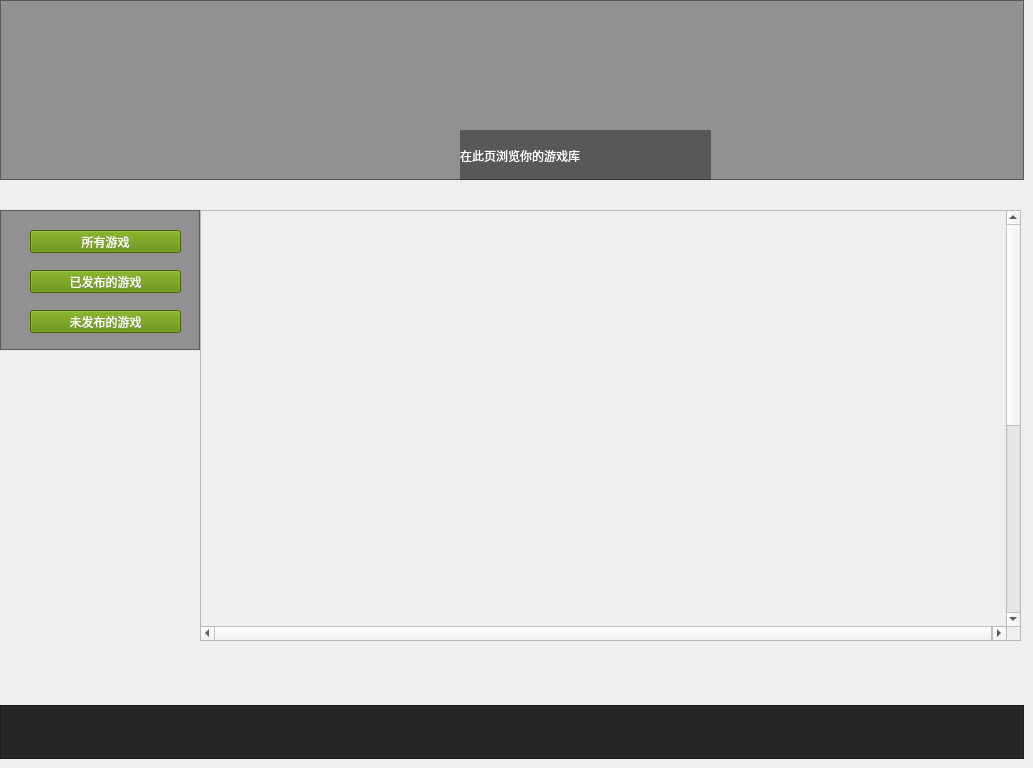
      <widget class="QWidget" name="page_manageGame">
       <widget class="QFrame" name="frame_14">
        <property name="geometry">
         <rect>
          <x>0</x>
          <y>0</y>
          <width>1024</width>
          <height>180</height>
         </rect>
        </property>
        <property name="styleSheet">
         <string notr="true">background-color: rgba(0, 0, 0, 100);  </string>
        </property>
        <property name="frameShape">
         <enum>QFrame::StyledPanel</enum>
        </property>
        <property name="frameShadow">
         <enum>QFrame::Raised</enum>
        </property>
        <widget class="QPushButton" name="pushButton_10">
         <property name="geometry">
          <rect>
           <x>20</x>
           <y>10</y>
           <width>160</width>
           <height>160</height>
          </rect>
         </property>
         <property name="styleSheet">
          <string notr="true">border-radius: 80px;
	background-color: rgba(0, 0, 0, 0);  </string>
         </property>
         <property name="text">
          <string/>
         </property>
         <property name="icon">
          <iconset resource="resgame_system.qrc">
           <normaloff>:/icon/u=157358869,2307745509&amp;fm=217&amp;app=126&amp;size=f242,150&amp;n=0&amp;f=PNG.png</normaloff>:/icon/u=157358869,2307745509&amp;fm=217&amp;app=126&amp;size=f242,150&amp;n=0&amp;f=PNG.png</iconset>
         </property>
         <property name="iconSize">
          <size>
           <width>320</width>
           <height>320</height>
          </size>
         </property>
        </widget>
        <widget class="QLabel" name="label_Show_UserName_4">
         <property name="geometry">
          <rect>
           <x>193</x>
           <y>59</y>
           <width>581</width>
           <height>71</height>
          </rect>
         </property>
         <property name="styleSheet">
          <string notr="true">	background-color: rgba(0, 0, 0, 0);  
font: 40pt &quot;华光胖头鱼_CNKI&quot;;</string>
         </property>
         <property name="text">
          <string/>
         </property>
        </widget>
        <widget class="QLabel" name="label">
         <property name="geometry">
          <rect>
           <x>460</x>
           <y>130</y>
           <width>251</width>
           <height>51</height>
          </rect>
         </property>
         <property name="styleSheet">
          <string notr="true">background-color: rgba(0, 0, 0，0);  
font: 18pt &quot;华文彩云&quot;;
color: rgb(255, 255, 255);
	</string>
         </property>
         <property name="text">
          <string>在此页浏览你的游戏库</string>
         </property>
        </widget>
       </widget>
       <widget class="QScrollArea" name="scrollArea_ManageGame">
        <property name="geometry">
         <rect>
          <x>200</x>
          <y>210</y>
          <width>821</width>
          <height>431</height>
         </rect>
        </property>
        <property name="widgetResizable">
         <bool>false</bool>
        </property>
        <widget class="QWidget" name="scrollAreaWidgetContents_manageGame">
         <property name="geometry">
          <rect>
           <x>0</x>
           <y>0</y>
           <width>806</width>
           <height>800</height>
          </rect>
         </property>
        </widget>
       </widget>
       <widget class="QPushButton" name="pushButton_UnsetGames">
        <property name="geometry">
         <rect>
          <x>30</x>
          <y>310</y>
          <width>151</width>
          <height>23</height>
         </rect>
        </property>
        <property name="styleSheet">
         <string notr="true">QPushButton {
         background-color: rgb(92, 138, 0);
	color: rgb(255, 255, 255);
     }</string>
        </property>
        <property name="text">
         <string>未发布的游戏</string>
        </property>
       </widget>
       <widget class="QPushButton" name="pushButton_SettedGames">
        <property name="geometry">
         <rect>
          <x>30</x>
          <y>270</y>
          <width>151</width>
          <height>23</height>
         </rect>
        </property>
        <property name="styleSheet">
         <string notr="true">QPushButton {
         background-color: rgb(92, 138, 0);
	color: rgb(255, 255, 255);
     }</string>
        </property>
        <property name="text">
         <string>已发布的游戏</string>
        </property>
       </widget>
       <widget class="QPushButton" name="pushButton_AllGames">
        <property name="geometry">
         <rect>
          <x>30</x>
          <y>230</y>
          <width>151</width>
          <height>23</height>
         </rect>
        </property>
        <property name="styleSheet">
         <string notr="true">QPushButton {
         background-color: rgb(92, 138, 0);
	color: rgb(255, 255, 255);
     }</string>
        </property>
        <property name="text">
         <string>所有游戏</string>
        </property>
       </widget>
       <widget class="QListWidget" name="listWidget_4">
        <property name="geometry">
         <rect>
          <x>0</x>
          <y>210</y>
          <width>200</width>
          <height>140</height>
         </rect>
        </property>
        <property name="styleSheet">
         <string notr="true">background-color: rgba(0, 0, 0, 100);  </string>
        </property>
       </widget>
       <widget class="QFrame" name="menu_4">
        <property name="geometry">
         <rect>
          <x>0</x>
          <y>705</y>
          <width>1024</width>
          <height>54</height>
         </rect>
        </property>
        <property name="sizePolicy">
         <sizepolicy hsizetype="Preferred" vsizetype="Preferred">
          <horstretch>0</horstretch>
          <verstretch>1</verstretch>
         </sizepolicy>
        </property>
        <property name="styleSheet">
         <string notr="true">background-color: rgb(38, 38, 38);</string>
        </property>
        <property name="frameShape">
         <enum>QFrame::StyledPanel</enum>
        </property>
        <property name="frameShadow">
         <enum>QFrame::Raised</enum>
        </property>
       </widget>
       <zorder>listWidget_4</zorder>
       <zorder>frame_14</zorder>
       <zorder>scrollArea_ManageGame</zorder>
       <zorder>pushButton_UnsetGames</zorder>
       <zorder>pushButton_SettedGames</zorder>
       <zorder>pushButton_AllGames</zorder>
       <zorder>menu_4</zorder>
      </widget>
